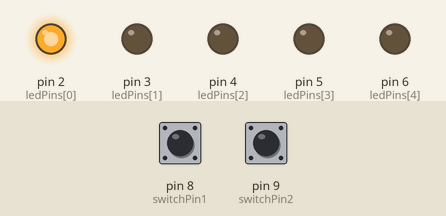
The sketch below on a simulated Arduino Uno, built with avr-gcc and run on an emulated ATmega328P. Shown: output pins drawn as LEDs (lit = HIGH). The test bench sets the inputs (shaded band); at power-on: pin 8 (switchPin1) HIGH, pin 9 (switchPin2) HIGH.

Above: at 0.2 s.
At 1.0 s:
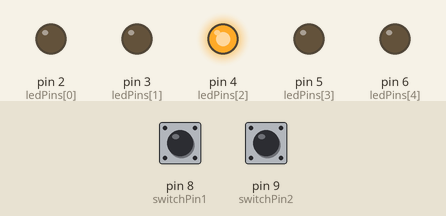
At 1.4 s:
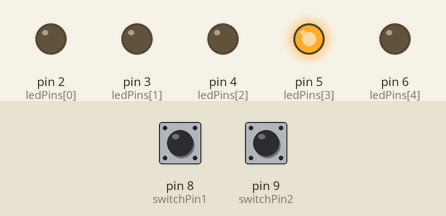
At 2.6 s:
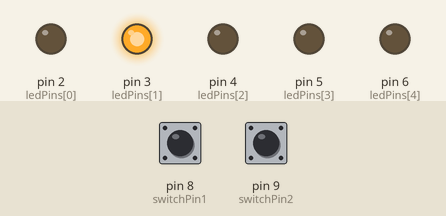
At 3.8 s:
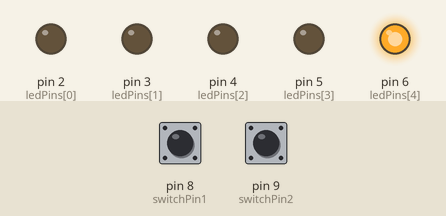
Timing chart, 0 to 4.6 s (numbered marks = the images above):
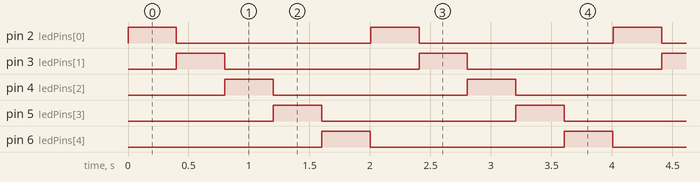

Measured:
- by itself, pin 2 (ledPins[0]), pin 3 (ledPins[1]), pin 4 (ledPins[2]), pin 5 (ledPins[3]), pin 6 (ledPins[4]): alternates HIGH for 0.40 s and LOW for 1.6 s
- by itself, everything shown: repeats every 2.0 s, in 6 steps

The sketch:

exp_2.ino
```cpp
int ledPins[] = {2, 3, 4, 5, 6}; // Pins for the LEDs
int numLeds = 5; // Number of LEDs

int switchPin1 = 8; // Pin for the first switch
int switchPin2 = 9; // Pin for the second switch

bool switchState1 = false; // State of the first switch
bool switchState2 = false; // State of the second switch
bool prevSwitchState1 = false; // Previous state of the first switch
bool prevSwitchState2 = false; // Previous state of the second switch

int direction = 1; // Direction of LED running pattern

void setup() {
  // Initialize LED pins as outputs
  for (int i = 0; i < numLeds; i++) {
    pinMode(ledPins[i], OUTPUT);
  }

  // Initialize switch pins as inputs
  pinMode(switchPin1, INPUT_PULLUP);
  pinMode(switchPin2, INPUT_PULLUP);
}

void loop() {
  // Read the state of the first switch
  switchState1 = digitalRead(switchPin1);
  // Read the state of the second switch
  switchState2 = digitalRead(switchPin2);

  // Check if the first switch is pressed and released
  if (switchState1 != prevSwitchState1 && switchState1 == LOW) {
    direction = 1; // Set direction to forward
  }
  // Check if the second switch is pressed and released
  if (switchState2 != prevSwitchState2 && switchState2 == LOW) {
    direction = -1; // Set direction to reverse
  }

  // Store the current state of the switches for the next iteration
  prevSwitchState1 = switchState1;
  prevSwitchState2 = switchState2;

  // Run LEDs in the chosen direction
  if (direction == 1) {
    runForward();
    delay(5);
  } else {
    runBackward();
    delay(5);
  }
}

// Function to run LEDs from left to right
void runForward() {
  for (int i = 0; i < numLeds; i++) {
    digitalWrite(ledPins[i], HIGH);
    delay(400);
    digitalWrite(ledPins[i], LOW);
  }
}

// Function to run LEDs from right to left
void runBackward() {
  for (int i = numLeds - 1; i >= 0; i--) {
    digitalWrite(ledPins[i], HIGH);
    delay(400);
    digitalWrite(ledPins[i], LOW);
  }
}
```
